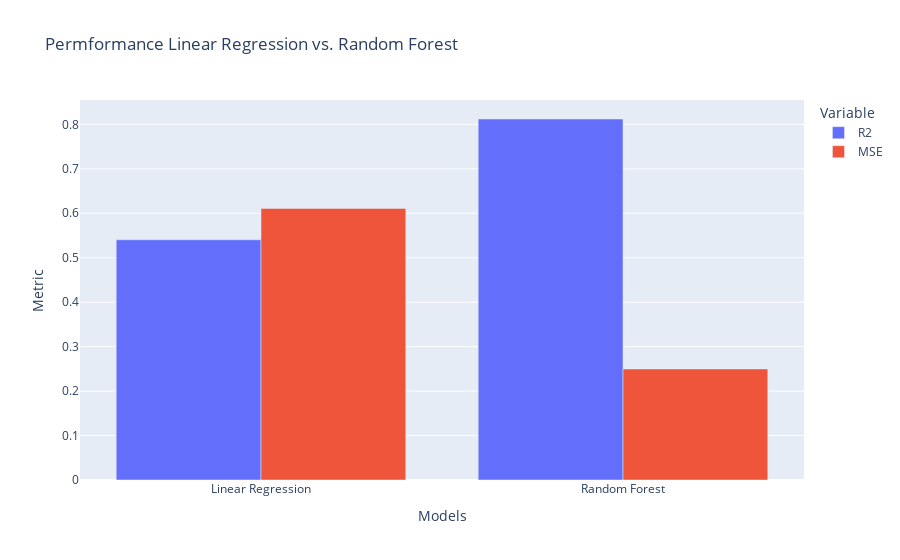

Notebook cell for this chart:
### Code cell
lr_r2 = r2_score(y_test, lr_predictions)
rf_r2 = r2_score(y_test, rf_predictions)

lr_mse = mean_squared_error(y_test, lr_predictions)
rf_mse = mean_squared_error(y_test, rf_predictions)

df_metrics = pd.DataFrame()
df_metrics["R2"] = [lr_r2, rf_r2]
df_metrics["MSE"] = [lr_mse, rf_mse]

df_metrics.index = ["Linear Regression", "Random Forest"]

fig = px.bar(
    df_metrics, 
    barmode="group", 
    title="Permformance Linear Regression vs. Random Forest",
    labels={
        "value": "Metric",
        "index": "Models",
        "variable": "Variable"
    }    
)
fig.show()

### Figure 1 — Plotly figure (JSON) as saved in the notebook; plotly's stock layout.template omitted (floating-point values rounded to 4 significant figures)
{"data": [{"alignmentgroup": "True", "hovertemplate": "Variable=R2<br>Models=%{x}<br>Metric=%{y}<extra></extra>", "legendgroup": "R2", "marker": {"color": "#636efa", "pattern": {"shape": ""}}, "name": "R2", "offsetgroup": "R2", "orientation": "v", "showlegend": true, "textposition": "auto", "type": "bar", "x": ["Linear Regression", "Random Forest"], "xaxis": "x", "y": [0.5405, 0.8121], "yaxis": "y"}, {"alignmentgroup": "True", "hovertemplate": "Variable=MSE<br>Models=%{x}<br>Metric=%{y}<extra></extra>", "legendgroup": "MSE", "marker": {"color": "#EF553B", "pattern": {"shape": ""}}, "name": "MSE", "offsetgroup": "MSE", "orientation": "v", "showlegend": true, "textposition": "auto", "type": "bar", "x": ["Linear Regression", "Random Forest"], "xaxis": "x", "y": [0.611, 0.2498], "yaxis": "y"}], "layout": {"barmode": "group", "legend": {"title": {"text": "Variable"}, "tracegroupgap": 0}, "title": {"text": "Permformance Linear Regression vs. Random Forest"}, "xaxis": {"anchor": "y", "domain": [0, 1], "title": {"text": "Models"}}, "yaxis": {"anchor": "x", "domain": [0, 1], "title": {"text": "Metric"}}}}
